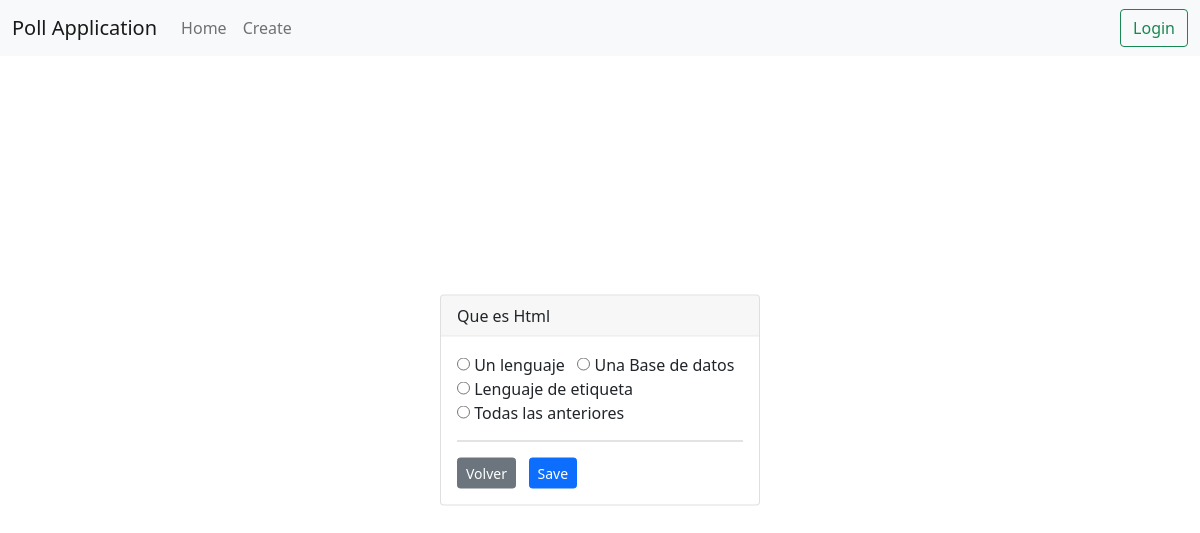
The app's page /vote/1/ with its own data.
### pollsapp/models.py (models this page shows, shortened)
class Poll(models.Model):
    question = models.TextField()
    option_one = models.CharField(max_length=30)
    option_two = models.CharField(max_length=30)
    option_three = models.CharField(max_length=30)
    option_four = models.CharField(max_length=30)
    option_one_count = models.IntegerField(default=0)
    option_two_count = models.IntegerField(default=0)
    option_three_count = models.IntegerField(default=0)
    option_four_count = models.IntegerField(default=0)

### pollsapp/views.py (the view, shortened to what this page needs)
# urls.py: path('vote/<poll_id>/', poll_views.vote, name='vote'),
def vote(request, poll_id):
    poll = Poll.objects.get(pk=poll_id)
    context = {
        'poll' : poll
    }
    return render(request, 'poll/vote.html', context)

### pollsapp/templates/poll/vote.html (shortened to what this page needs)
{% extends "poll/base.html" %}
{% block main %}
<div class="card  position-absolute top-50 start-50 translate-middle" style="width: 20rem;">
    <div class="card-header card-title">
        {{ poll.question }}
    </div>
    <div class="card-body">
        <form method="POST">
            <div class="form-group">
                <div class="radio">
                    <label>
                        <input type="radio" name="poll" value="option1">
                        {{ poll.option_one }}
                    </label> &nbsp;
                    <label>
                        <input type="radio" name="poll" value="option2">
                        {{ poll.option_two }}
                    </label> &nbsp;
                    <label>
                        <input type="radio" name="poll" value="option3">
                        {{ poll.option_three }}
                    </label> &nbsp;
                    <label>
                        <input type="radio" name="poll" value="option4">
                        {{ poll.option_four }}
                    </label> &nbsp;
                </div>
            </div>
            <hr/>
            <a href="{% url 'home'  %}" class="btn btn-secondary btn-sm">Volver</a> &nbsp;
            <button type="submit" class="btn btn-primary btn-sm">Save</button>
        </form>
    </div>
</div>
{% endblock %}

### records on screen
Poll: question "Que es Html", option_one "Un lenguaje", option_two "Una Base de datos", option_three "Lenguaje de etiqueta", option_four "Todas las anteriores"
